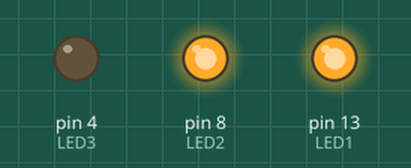
Simulated run of this sketch. Board: Arduino Uno, built with avr-gcc and run on an emulated ATmega328P. Shown: output pins drawn as LEDs (lit = HIGH).

Above: at 2.5 s.
At 7.5 s:
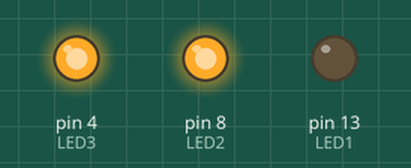
At 12.5 s:
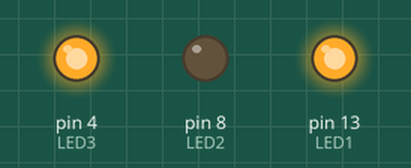
Timing chart, 0 to 19.5 s (numbered marks = the images above):
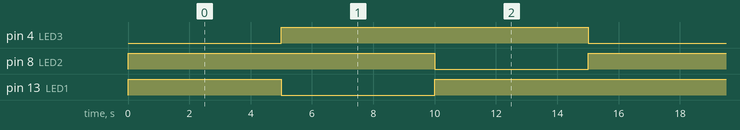

Measured:
- by itself, pin 4 (LED3), pin 8 (LED2): alternates HIGH for 10.0 s and LOW for 5.0 s
- by itself, pin 13 (LED1): repeats every 15.0 s: LOW 5.0 s, HIGH 10.0 s
- by itself, everything shown: repeats every 15.0 s, in 3 steps

The sketch:

3_LED_blink_two_at_a_time.ino
```cpp
/*Only 2 LEDs blink at a time.*/

const int LED1 = 13;
const int LED2 = 8;
const int LED3 = 4;

void setup()
{
  pinMode(LED1,OUTPUT);
  pinMode(LED2,OUTPUT);
  pinMode(LED3,OUTPUT);
}

void loop()
{
  digitalWrite(LED1,HIGH);
  digitalWrite(LED2,HIGH);
  digitalWrite(LED3,LOW);
  delay(5000);

  digitalWrite(LED2,HIGH);
  digitalWrite(LED1,LOW);
  digitalWrite(LED3,HIGH);
  delay(5000);

  digitalWrite(LED3,HIGH);
  digitalWrite(LED2,LOW);
  digitalWrite(LED1,HIGH);
  delay(5000);
}
```
